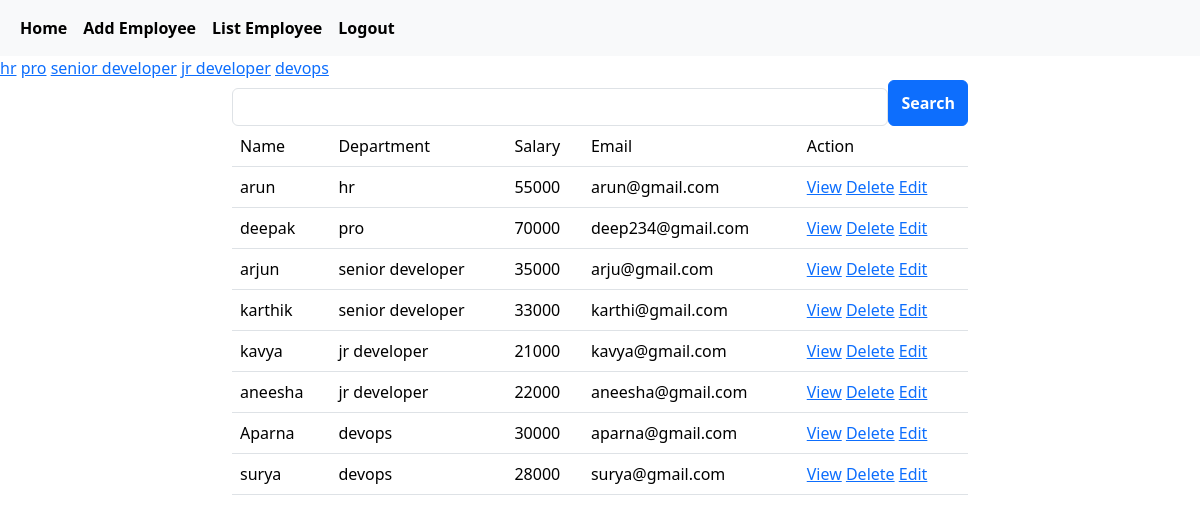
/employees/all (signed in), run on the app's committed database.
### crm/models.py (models this page shows, shortened)
class Employees(models.Model):
    name=models.CharField(max_length=200)
    department=models.CharField(max_length=200)
    salary=models.PositiveBigIntegerField()
    email=models.EmailField(unique=True)
    age=models.PositiveBigIntegerField()
    contact=models.CharField(max_length=200,null=True)
    profile_pic=models.ImageField(upload_to="images",null=True,blank=True)
    dob=models.DateField(null=True,blank=True)

### crm/views.py (the view, shortened to what this page needs)
# urls.py: path("employees/all",views.EmployeeListView.as_view(),name="emp-all"),
@method_decorator(signin_required,name="dispatch")
class EmployeeListView(View):
    def get(self,request,*args,**kwargs):
            qs=Employees.objects.all()
            departments=Employees.objects.all().values_list("department",flat=True).distinct()
            print(departments)
            if "department" in request.GET:
                dept=request.GET.get("department")
                qs=qs.filter(department__iexact=dept)
            return render(request,"emp_list.html",{"data":qs,"departments":departments})

### crm/views.py (called while the page is built)
def signin_required(fn):
    def wrapper(request,*args,**kwargs):
        if not request.user.is_authenticated:
            messages.error(request,"invalid session")
            return redirect("signin")
        else:
            return fn(request,*args,**kwargs)
    return wrapper

### crm/templates/emp_list.html (shortened to what this page needs)
{%extends 'base.html'%}
{%block body_block%}
<div>
    {%for dep in departments%}
          <a href="{%url 'emp-all'%}?department={{dep}}">{{dep}}</a>
    {%endfor%}
</div>
    <div class="container">
        <div class="row">
            <div class="col-2"></div>
            <div class="col-8">
                <form action="" method="post">
                    <div class="d-flex">
                        <input type="text" name="box" class="form-control mt-2">
                        <button type="submit" class="btn btn-primary fw-bold">Search</button>
                    </div>
                </form>
            </div>
            <div class="col-2"></div>
        </div>
    </div>
    <div class="container">
        <div class="row">
            <div class="col-2"></div>
            <div class="col-8">
                <table class="table">
                    <tr>
                        <td>Name</td>
                        <td>Department</td>
                        <td>Salary</td>
                        <td>Email</td>
                        <td>Action</td>
                    </tr>
                    {%for emp in data%}
                    <tr>
                        <td>{{emp.name}}</td>
                        <td>{{emp.department}}</td>
                        <td>{{emp.salary}}</td>
                        <td>{{emp.email}}</td>
                        <td>
                            <a href="{%url 'emp-detail' emp.id%}">View</a>
                            <a href="{%url 'emp-delete' emp.id%}">Delete</a>
                            <a href="{%url 'emp-edit' emp.id%}">Edit</a>
                        </td>
                    </tr>
                    {%endfor%}
                </table>
            </div>
            <div class="col-2"></div>
        </div>
    </div>
{%endblock%}

### crm/templates/base.html (shortened to what this page needs)
<!DOCTYPE html>
<html lang="en">
<head>
    <link href="https://cdn.jsdelivr.net/npm/bootstrap@5.3.2/dist/css/bootstrap.min.css" rel="stylesheet"
>
</head>
<body>
    <nav class="navbar navbar-expand-lg bg-body-tertiary">
        <div class="container-fluid">
            <div class="collapse navbar-collapse" id="navbarNav">
                <ul class="navbar-nav fw-bold">
                    <li class="nav-item">
                        <a class="nav-link active" aria-current="page" href="#">Home</a>
                    </li>
                    <li class="nav-item">
                        <a class="nav-link active" href="{%url 'emp-add'%}">Add Employee</a>
                    </li>
                    <li class="nav-item">
                        <a class="nav-link active" href="{%url 'emp-all'%}">List Employee</a>
                    </li>
                    <li class="nav-item">
                        <a class="nav-link active" href="{%url 'signout'%}">Logout</a>
                    </li>
                </ul>
            </div>
        </div>
    </nav>
    {%block body_block %}
    {%endblock%}
</body>
</html>

### data on the page
Employees: name "arun", department "hr", salary "55000", email "arun@gmail.com"
Employees: name "deepak", department "pro", salary "70000", email "deep234@gmail.com"
Employees: name "arjun", department "senior developer", salary "35000", email "arju@gmail.com"
Employees: name "karthik", department "senior developer", salary "33000", email "karthi@gmail.com"
Employees: name "kavya", department "jr developer", salary "21000", email "kavya@gmail.com"
Employees: name "aneesha", department "jr developer", salary "22000", email "aneesha@gmail.com"
Employees: name "Aparna", department "devops", salary "30000", email "aparna@gmail.com"
Employees: name "surya", department "devops", salary "28000", email "surya@gmail.com"

### other printed values
{{ dep }} "hr" "pro" "senior developer" "jr developer" "devops"
